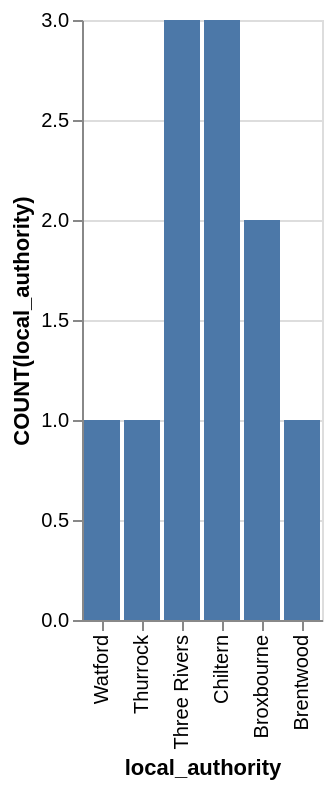

Express this chart as Vega-Lite.
### Vega-Lite specification from a JSON file in a GitHub repository (floating-point values rounded to 4 significant figures)
{"data": {"values": [{"x_data": "Watford", "y_data": 1}, {"x_data": "Thurrock", "y_data": 1}, {"x_data": "Three Rivers", "y_data": 3}, {"x_data": "Chiltern", "y_data": 3}, {"x_data": "Broxbourne", "y_data": 2}, {"x_data": "Brentwood", "y_data": 1}]}, "mark": "bar", "encoding": {"x": {"field": "x_data", "type": "nominal", "title": "local_authority", "sort": "descending"}, "y": {"field": "y_data", "type": "quantitative", "title": "COUNT(local_authority)"}}}
